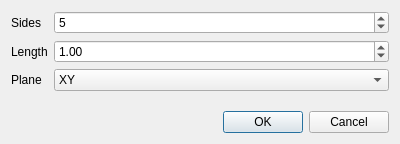
<?xml version="1.0" encoding="UTF-8"?>
<ui version="4.0">
 <class>RegularPolygonParametersDialog</class>
 <widget class="QDialog" name="RegularPolygonParametersDialog">
  <property name="windowModality">
   <enum>Qt::ApplicationModal</enum>
  </property>
  <property name="geometry">
   <rect>
    <x>0</x>
    <y>0</y>
    <width>400</width>
    <height>144</height>
   </rect>
  </property>
  <property name="minimumSize">
   <size>
    <width>400</width>
    <height>144</height>
   </size>
  </property>
  <property name="windowTitle">
   <string>Regular Polygon Parameters</string>
  </property>
  <layout class="QGridLayout" name="gridLayout">
   <item row="0" column="0">
    <layout class="QFormLayout" name="formLayout">
     <item row="0" column="0">
      <widget class="QLabel" name="sidesLabel">
       <property name="text">
        <string>Sides</string>
       </property>
      </widget>
     </item>
     <item row="0" column="1">
      <widget class="QSpinBox" name="sidesSpinBox">
       <property name="minimum">
        <number>3</number>
       </property>
       <property name="value">
        <number>5</number>
       </property>
      </widget>
     </item>
     <item row="1" column="0">
      <widget class="QLabel" name="lengthLabel">
       <property name="text">
        <string>Length</string>
       </property>
      </widget>
     </item>
     <item row="2" column="0">
      <widget class="QLabel" name="planeLabel">
       <property name="text">
        <string>Plane</string>
       </property>
      </widget>
     </item>
     <item row="2" column="1">
      <widget class="QComboBox" name="planeComboBox">
       <item>
        <property name="text">
         <string>XY</string>
        </property>
       </item>
       <item>
        <property name="text">
         <string>XZ</string>
        </property>
       </item>
       <item>
        <property name="text">
         <string>YZ</string>
        </property>
       </item>
      </widget>
     </item>
     <item row="1" column="1">
      <widget class="QDoubleSpinBox" name="lengthDoubleSpinBox">
       <property name="singleStep">
        <double>0.010000000000000</double>
       </property>
       <property name="value">
        <double>1.000000000000000</double>
       </property>
      </widget>
     </item>
    </layout>
   </item>
   <item row="1" column="0">
    <widget class="QDialogButtonBox" name="buttonBox">
     <property name="orientation">
      <enum>Qt::Horizontal</enum>
     </property>
     <property name="standardButtons">
      <set>QDialogButtonBox::Cancel|QDialogButtonBox::Ok</set>
     </property>
    </widget>
   </item>
  </layout>
 </widget>
 <tabstops>
  <tabstop>sidesSpinBox</tabstop>
  <tabstop>lengthDoubleSpinBox</tabstop>
  <tabstop>planeComboBox</tabstop>
 </tabstops>
 <resources/>
 <connections>
  <connection>
   <sender>buttonBox</sender>
   <signal>accepted()</signal>
   <receiver>RegularPolygonParametersDialog</receiver>
   <slot>accept()</slot>
   <hints>
    <hint type="sourcelabel">
     <x>248</x>
     <y>254</y>
    </hint>
    <hint type="destinationlabel">
     <x>157</x>
     <y>274</y>
    </hint>
   </hints>
  </connection>
  <connection>
   <sender>buttonBox</sender>
   <signal>rejected()</signal>
   <receiver>RegularPolygonParametersDialog</receiver>
   <slot>reject()</slot>
   <hints>
    <hint type="sourcelabel">
     <x>316</x>
     <y>260</y>
    </hint>
    <hint type="destinationlabel">
     <x>286</x>
     <y>274</y>
    </hint>
   </hints>
  </connection>
 </connections>
</ui>
